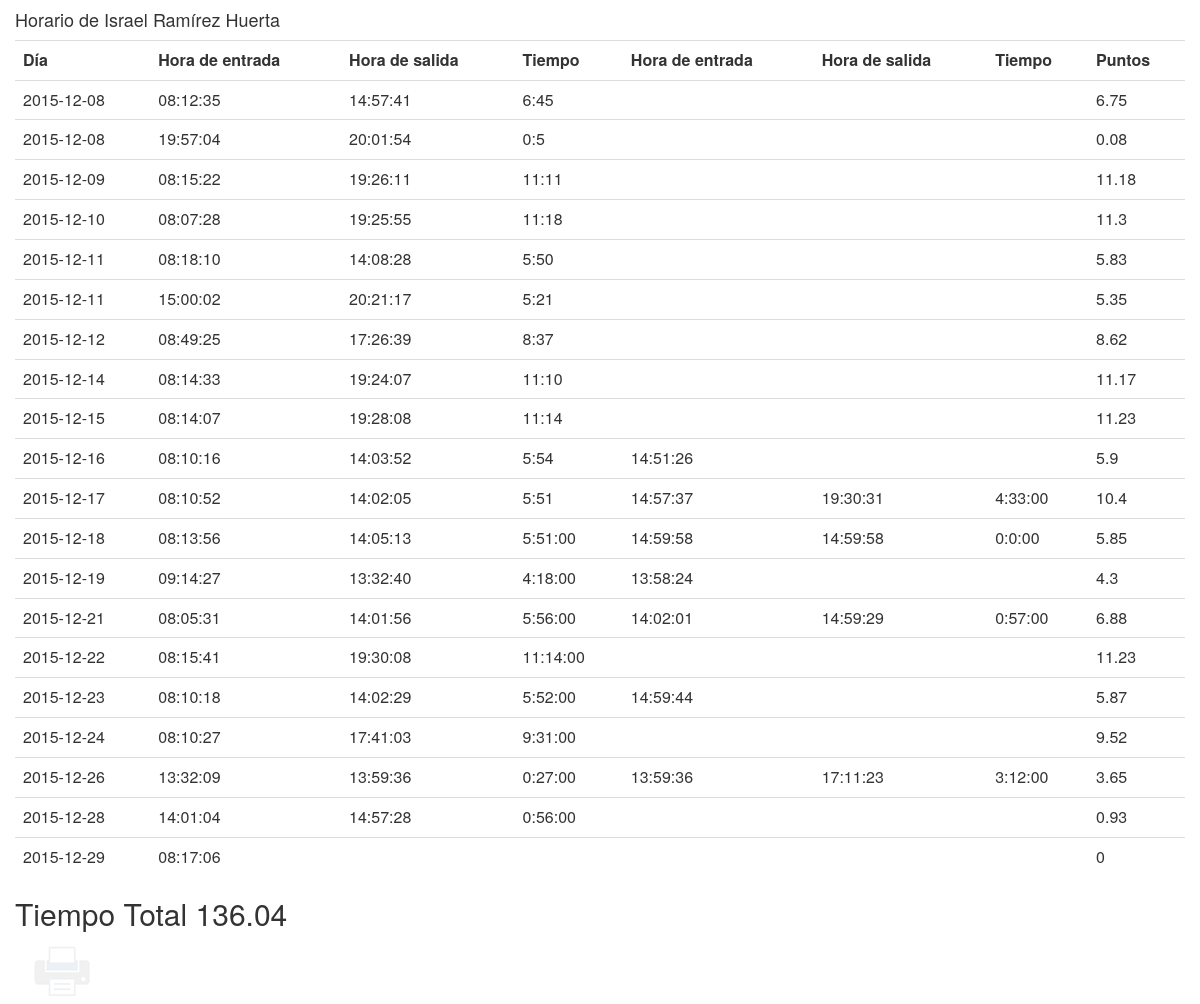
/horario-personal.php?usuario=3, run on an earlier commit of the app's database.
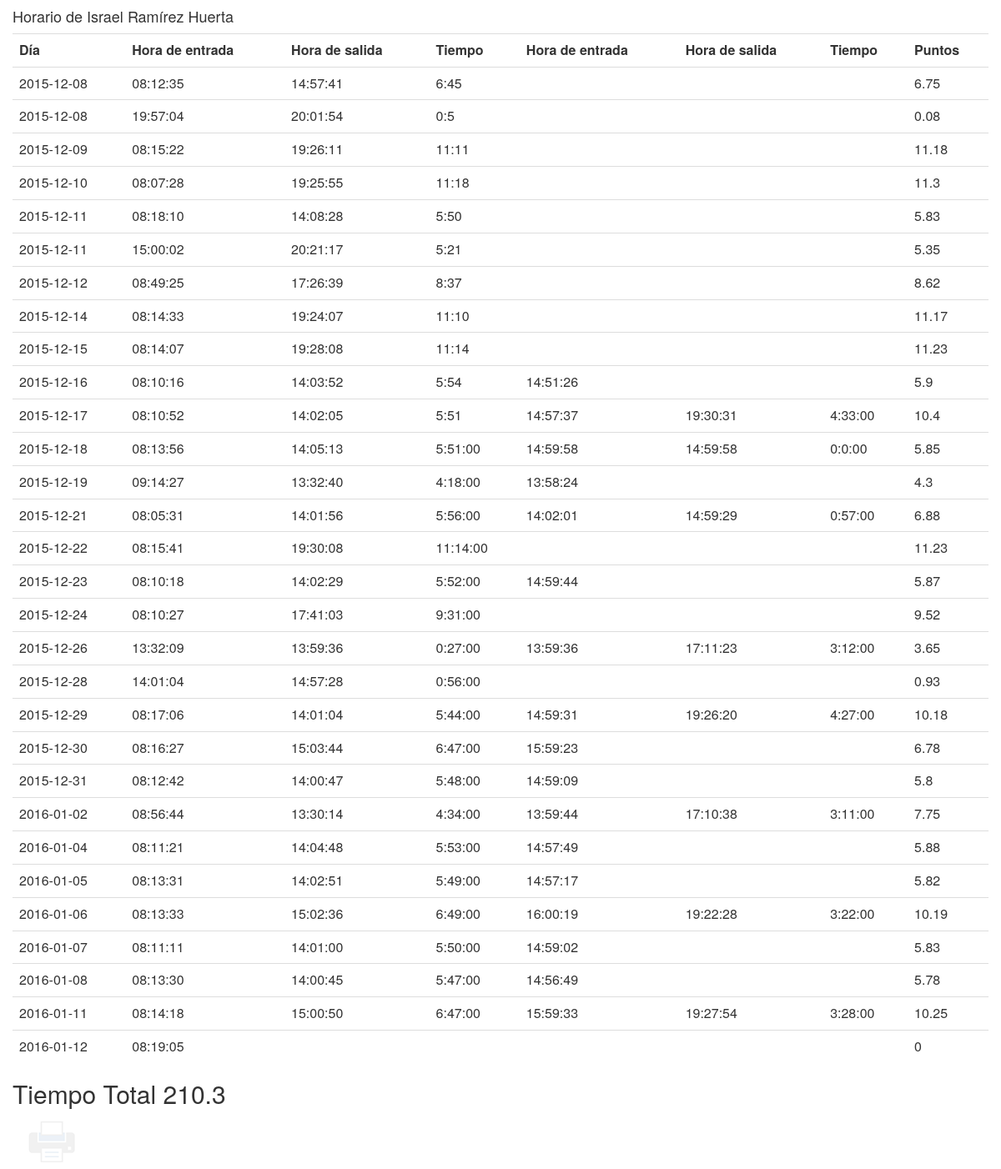
And on a later commit of the database.
### tables this page shows
CREATE TABLE IF NOT EXISTS `personal` (
  `idpersonal` int(11) NOT NULL AUTO_INCREMENT,
  `nombre` varchar(45) DEFAULT NULL,
  `apellidos` varchar(45) DEFAULT NULL,
  `foto` varchar(100) DEFAULT NULL,
  `tolerancia` time NOT NULL,
  `privilegios_idprivilegios` int(11) NOT NULL,
  `usuario_idusuario` int(11) NOT NULL,
  PRIMARY KEY (`idpersonal`,`privilegios_idprivilegios`),
  KEY `fk_personal_privilegios1_idx` (`privilegios_idprivilegios`),
  KEY `fk_personal_usuario1_idx` (`usuario_idusuario`)
);

CREATE TABLE IF NOT EXISTS `horario` (
  `idhorario` int(11) NOT NULL AUTO_INCREMENT,
  `dia_entrada` date DEFAULT NULL,
  `hora_entrada` time DEFAULT NULL,
  `dia_salida` date DEFAULT NULL,
  `hora_salida` time DEFAULT NULL,
  `tiempo` varchar(8) NOT NULL,
  `tiempo_decimal` float(5,2) NOT NULL,
  `despues_entrada` time DEFAULT NULL,
  `despues_salida` time DEFAULT NULL,
  `despues_tiempo` varchar(8) DEFAULT NULL,
  `despues_tiempo_decimal` float(5,2) DEFAULT NULL,
  `total` varchar(8) DEFAULT NULL,
  `total_decimal` float(5,2) DEFAULT NULL,
  `personal_idpersonal` int(11) NOT NULL,
  PRIMARY KEY (`idhorario`,`personal_idpersonal`),
  KEY `fk_horario_personal1_idx` (`personal_idpersonal`)
);

### horario-personal.php (the view, shortened to what this page needs)
<html>
<head>
<link rel="stylesheet" type="text/css" href="css/bootstrap.min.css">
<link rel="stylesheet" type="text/css" href="css/imprimir.css">
</head>
<body>
<?php
$usuario = $_GET['usuario'];
?>
	<div class="container">
		<div class="row">
			<?php
				include('conexion.php');
				$personal = $datos = "select nombre,apellidos from personal where idpersonal = '$usuario'";
				$data = mysql_query($personal, $conexion) or die(mysql_error());
				while ($rows = mysql_fetch_assoc($data)) {
					echo "<h4>Horario de ". $rows['nombre']." ".$rows['apellidos']."</h4>";
				}
			?>
			<div class="table-responsive">
				<table class="table">
					<tr>
						<th>D&iacute;a</th>
						<th>Hora de entrada</th>
						<th>Hora de salida</th>
						<th>Tiempo</th>
						<th>Hora de entrada</th>
						<th>Hora de salida</th>
						<th>Tiempo</th>
						<th>Puntos</th>
					</tr>
					<?php
						$usuario = $_GET['usuario'];
						$datos = "select * from horario where personal_idpersonal = '$usuario'";
						$horario = mysql_query($datos, $conexion) or die(mysql_error());
						$total = 0;
						while ($rows = mysql_fetch_assoc($horario)) {
							echo "<tr>";
							$dia = $rows['dia_entrada'];
							echo "<td>".$dia."</td>";
							$entrada = $rows['hora_entrada'];
							echo "<td>".$entrada."</td>";
							$salida = $rows['hora_salida'];
							echo "<td>".$salida."</td>";
							$tiempo = $rows['tiempo'];
							echo "<td>".$tiempo."</td>";
							$decimal = $rows['tiempo_decimal'];
							$entrada = $rows['despues_entrada'];
							echo "<td>".$entrada."</td>";
							$salida = $rows['despues_salida'];
							echo "<td>".$salida."</td>";
							$despues_tiempo = $rows['despues_tiempo'];
							echo "<td>".$despues_tiempo."</td>";
							$despues_decimal = $rows['despues_tiempo_decimal'];
							$en_dia = 0;
							if(!empty($decimal)){
								$total = $total + $decimal;
								$en_dia = $en_dia + $decimal;
								if(!empty($despues_decimal)){
								$total = $total + $despues_decimal;
								$en_dia = $en_dia + $despues_decimal;
								}
							}
							echo "<td>".$en_dia."</td>";
							echo "</tr>";
						}
					?>
				</table>
				<h2>Tiempo Total <?php echo $total; ?></h2>
			</div>
		</div>
		<button onclick='window.print()' type='button' id='btnImprimir'></button>
	</div>
</body>

### css/imprimir.css (style rules this page uses)
#btnImprimir { background: url(img/imprimir.png); border: 0; width: 64px; height: 64px; }
#btnImprimir { opacity: 0.1; }

What changed in the data, as far as the page shows it:
changed horario (number 20 of 30 on the later page): hora_salida (not shown) → "14:01:04"; tiempo (not shown) → "5:44:00"; despues_entrada (not shown) → "14:59:31"; despues_salida (not shown) → "19:26:20"; despues_tiempo (not shown) → "4:27:00"; en_dia "0" → "10.18"
added horario: dia_entrada "2015-12-30", hora_entrada "08:16:27", hora_salida "15:03:44", tiempo "6:47:00", despues_entrada "15:59:23", en_dia "6.78"
added horario: dia_entrada "2015-12-31", hora_entrada "08:12:42", hora_salida "14:00:47", tiempo "5:48:00", despues_entrada "14:59:09", en_dia "5.8"
added horario: dia_entrada "2016-01-02", hora_entrada "08:56:44", hora_salida "13:30:14", tiempo "4:34:00", despues_entrada "13:59:44", despues_salida "17:10:38", despues_tiempo "3:11:00", en_dia "7.75"
added horario: dia_entrada "2016-01-04", hora_entrada "08:11:21", hora_salida "14:04:48", tiempo "5:53:00", despues_entrada "14:57:49", en_dia "5.88"
added horario: dia_entrada "2016-01-05", hora_entrada "08:13:31", hora_salida "14:02:51", tiempo "5:49:00", despues_entrada "14:57:17", en_dia "5.82"
added horario: dia_entrada "2016-01-06", hora_entrada "08:13:33", hora_salida "15:02:36", tiempo "6:49:00", despues_entrada "16:00:19", despues_salida "19:22:28", despues_tiempo "3:22:00", en_dia "10.19"
added horario: dia_entrada "2016-01-07", hora_entrada "08:11:11", hora_salida "14:01:00", tiempo "5:50:00", despues_entrada "14:59:02", en_dia "5.83"
added horario: dia_entrada "2016-01-08", hora_entrada "08:13:30", hora_salida "14:00:45", tiempo "5:47:00", despues_entrada "14:56:49", en_dia "5.78"
added horario: dia_entrada "2016-01-11", hora_entrada "08:14:18", hora_salida "15:00:50", tiempo "6:47:00", despues_entrada "15:59:33", despues_salida "19:27:54", despues_tiempo "3:28:00", en_dia "10.25"
added horario: dia_entrada "2016-01-12", hora_entrada "08:19:05", en_dia "0"
Also different on the page:
$total: "136.04" → "210.3"
